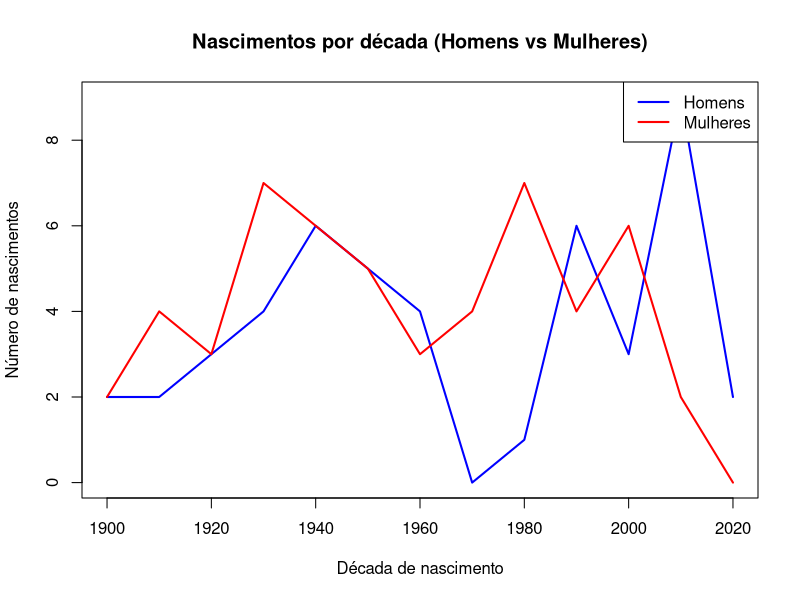

R code for this plot:
# Nascimento de homem a cada decada
dados <- read.csv("./csvs/people-100.csv", stringsAsFactors = FALSE)

# Extrair ano de nascimento
dados$Ano <- as.numeric(format(as.Date(dados$Date.of.birth), "%Y"))

# Calcular a década
dados$Decada <- floor(dados$Ano / 10) * 10

# Contagem por década e sexo
tabela <- table(dados$Decada, dados$Sex)
decadas <- as.numeric(rownames(tabela))

# Criar gráfico
plot(decadas, tabela[, "Male"], type = "l", col = "blue", lwd = 2,
     xlab = "Década de nascimento", ylab = "Número de nascimentos",
     main = "Nascimentos por década (Homens vs Mulheres)",
     ylim = range(tabela))
lines(decadas, tabela[, "Female"], col = "red", lwd = 2)

legend("topright", legend = c("Homens", "Mulheres"),
       col = c("blue", "red"), lwd = 2)
